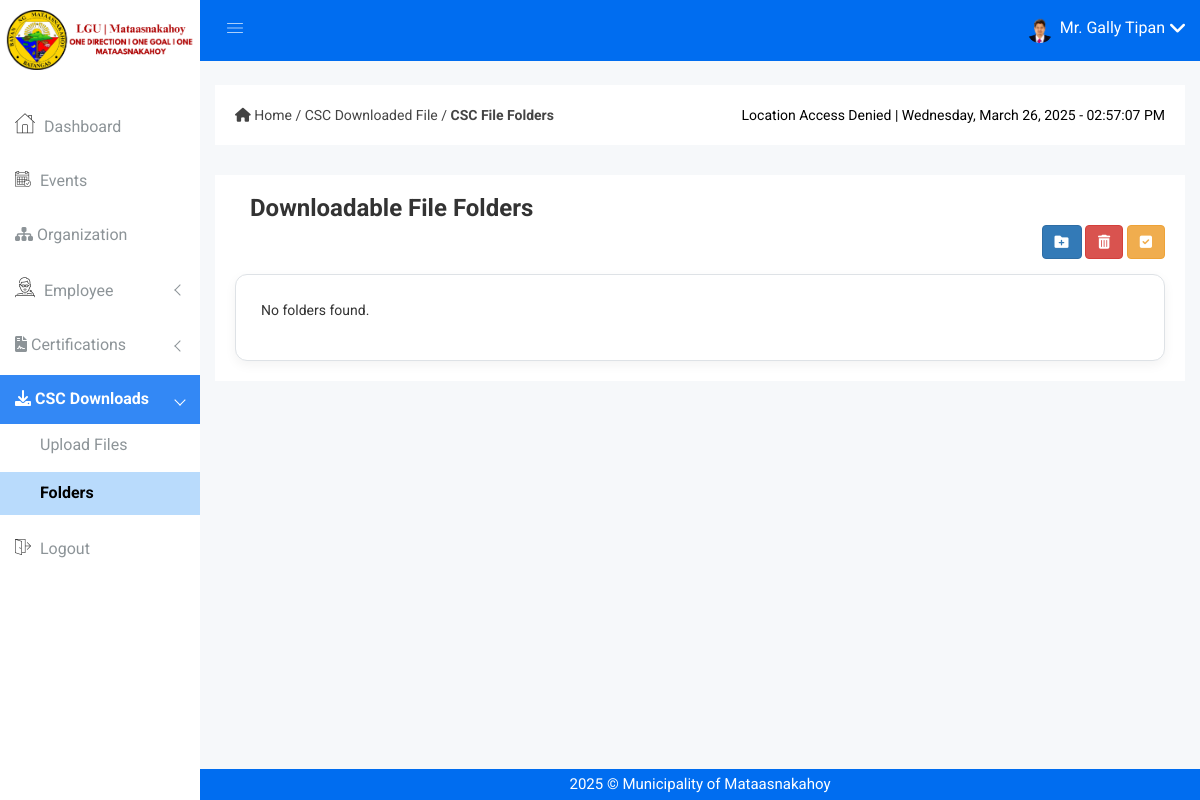
/folders.php (signed in), run on an earlier commit of the app's database.
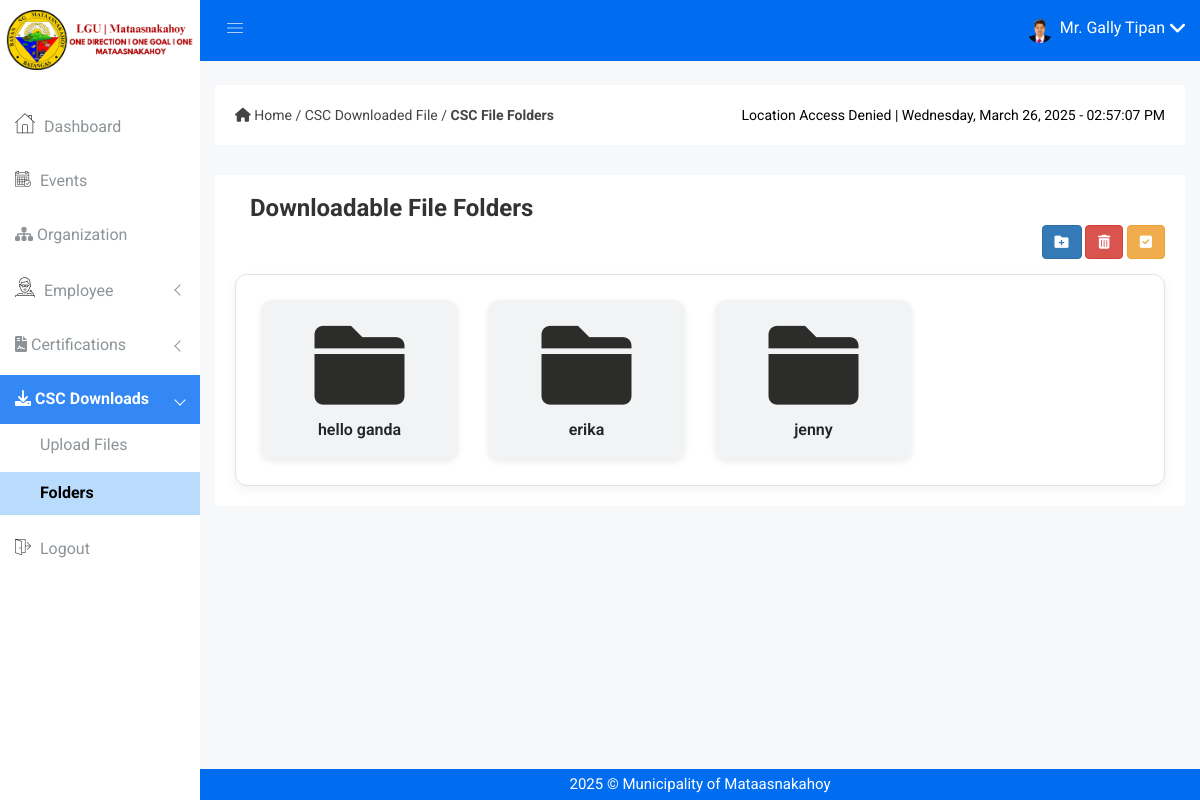
And on a later commit of the database.
### tables this page shows
CREATE TABLE IF NOT EXISTS `folders` (
  `id` int NOT NULL AUTO_INCREMENT,
  `name` varchar(255) NOT NULL,
  PRIMARY KEY (`id`)
);

### folders.php (the view, shortened to what the changed rows need)
<!DOCTYPE html>
<html class="no-js" lang="en">
<head>
    <link rel="stylesheet" href="css/bootstrap.min.css" />
    <link rel="stylesheet" href="css/font-awesome.min.css" />
    <link rel="stylesheet" href="css/owl.carousel.css" />
    <link rel="stylesheet" href="css/owl.theme.css" />
    <link rel="stylesheet" href="css/owl.transitions.css" />
    <link rel="stylesheet" href="css/animate.css" />
    <link rel="stylesheet" href="css/normalize.css" />
    <link rel="stylesheet" href="css/meanmenu.min.css" />
    <link rel="stylesheet" href="css/main.css" />
    <link rel="stylesheet" href="css/educate-custon-icon.css" />
    <link rel="stylesheet" href="css/morrisjs/morris.css" />
    <link rel="stylesheet" href="css/scrollbar/jquery.mCustomScrollbar.min.css" />
    <link rel="stylesheet" href="css/metisMenu/metisMenu.min.css" />
    <link rel="stylesheet" href="css/metisMenu/metisMenu-vertical.css" />
    <link rel="stylesheet" href="style.css" />
    <link rel="stylesheet" href="css/responsive.css" />
    <link rel="stylesheet" href="//cdn.datatables.net/2.1.4/css/dataTables.dataTables.min.css" />
</head>
<body>
    <?php include 'includes/header.php'; ?>
                                                    <link rel="stylesheet"
                                                        href="https://cdnjs.cloudflare.com/ajax/libs/font-awesome/6.0.0-beta3/css/all.min.css">
    <div class="product-status mg-b-15">
        <div class="container-fluid">
            <div class="row">
                <div class="col-lg-12 col-md-12 col-sm-12 col-xs-12">
                    <div class="product-status-wrap drp-lst">
                        <div class="folders-container" id="foldersContainer">
                            <?php
                            $query = "SELECT * FROM folders";
                            $result = mysqli_query($con, $query);
                            if ($result && mysqli_num_rows($result) > 0) {
                                while ($row = mysqli_fetch_assoc($result)) {
                                    if (isset($row['id']) && isset($row['name'])) {
                                        echo '<div class="folder">
                    <input type="checkbox" class="folder-checkbox" value="' . $row['id'] . '" style="display: none;">
                    <i class="fa fa-folder"></i>
                    <input type="text" value="' . htmlspecialchars($row['name'], ENT_QUOTES, 'UTF-8') . '" readonly class="folder-label">
                </div>';
                                    }
                                }
                            } else {
                                echo "<p>No folders found.</p>";
                            }
                            ?>
                        </div>
                    </div>
                </div>
            </div>
        </div>
    </div>
    <?php include 'includes/footer.php'; ?>

What changed in the data, as far as the page shows it:
added folders: name "hello ganda"
added folders: name "erika"
added folders: name "jenny"
Also different on the page:
text no longer shown: "No folders found."
